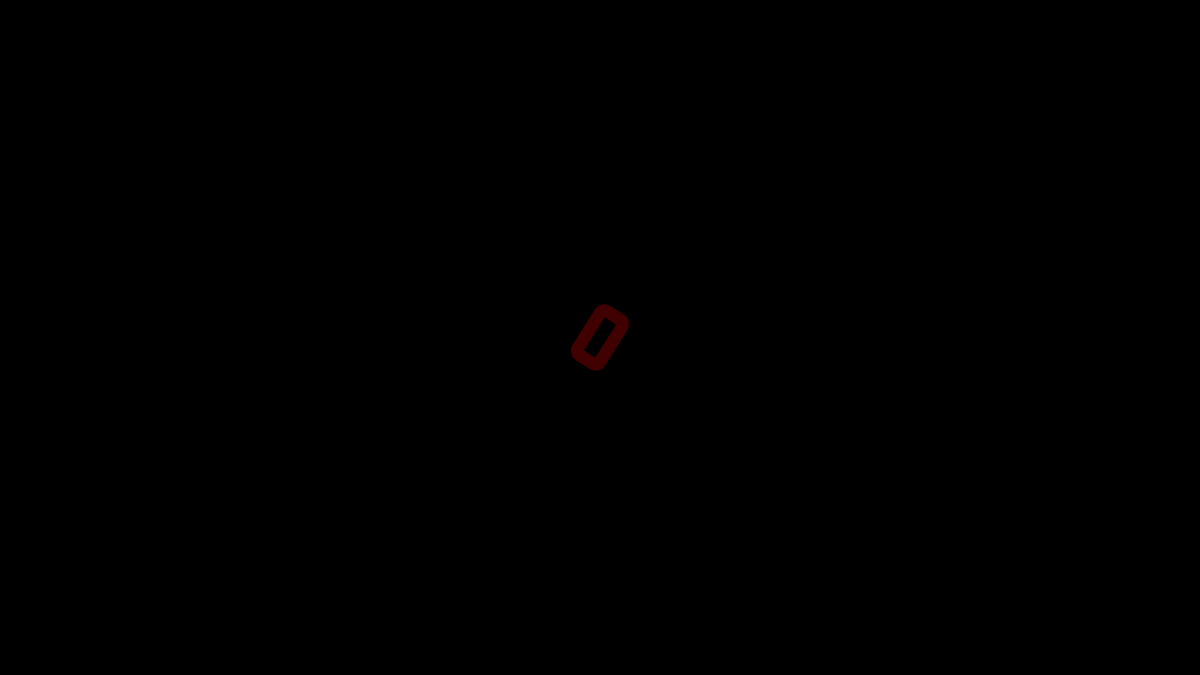
Frame 1 (no input)
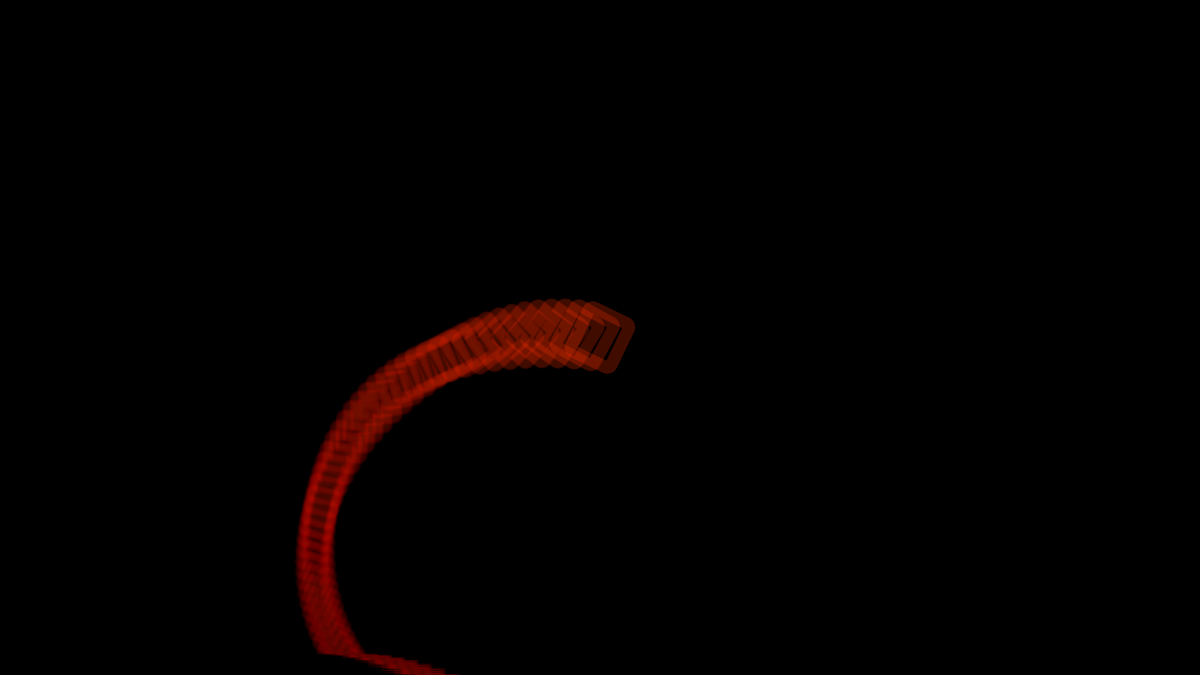
Frame 60 (no input)
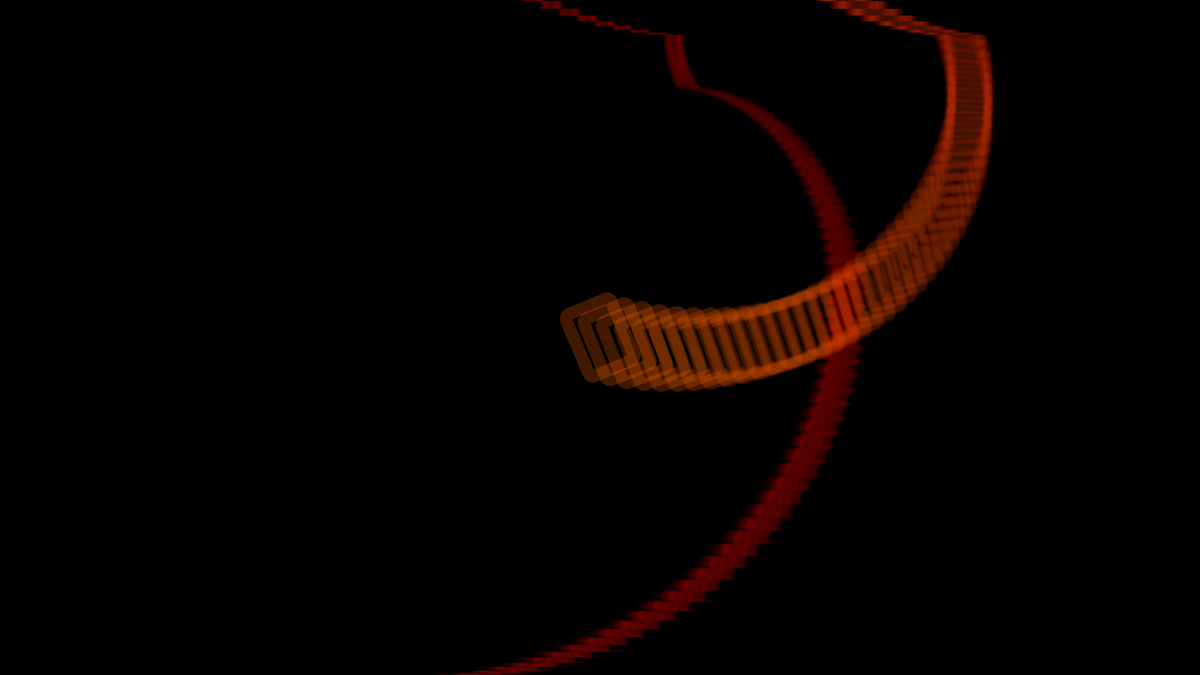
Frame 120 (the mouse pressed at the canvas centre since frame 60)

The p5.js sketch that drew these frames (run headless with seeded random() and noise() and a simulated clock; from frame 60 on, the mouse is pressed at the canvas centre):

// p5.js sketch
// ── sketch.js
/*
Author: Project Somedays
Date: 2024-04-18
Title: #WCCChallenge 2024 Week 15 - Feedback

Made for Sableraph's weekly creative coding challenges, reviewed Sundays on https://www.twitch.tv/sableraph
Join The Birb's Nest Discord community! https://discord.gg/S8c7qcjw2b

Decided to keep it incredibly minimal this week - thought I'd take advantage of the artefacts at the edges
Call it a Bob Ross happy accident!

Thanks to Aaron Reuland (a_ soluble_fish) for the excellent tutorial https://openprocessing.org/sketch/2239520 apparently on Mastadon? Never heard of it https://mstdn.social/@AaronReuland
Drawing the canvas back to itself on a doppler spiral

Doppler spiral function comes from Wolfram Alpha: https://mathworld.wolfram.com/DopplerSpiral.html
*/

const dopplerSpiral = (a, b, t) => createVector(a * (b * t + t * cos(t)), a * t * sin(t));
const noiseProgRate = 200;
const colourProgRate = 0.2;
let dopplerA, dopplerB;
let xOff, yOff, aOff;

function setup() {
  createCanvas(1920, 1080);
  noFill();
  rectMode(CENTER);
  imageMode(CENTER);
  colorMode(HSB, 360, 100, 100, 100);
  pixelDensity(1);

  strokeWeight(20);
  background(0);
  dopplerA = random(0.1, 2);
  dopplerB = random(0.01, 0.1);
  xOff = random(1000);
  yOff = random(1000);
  aOff = random(1000);
}

function draw() {
  let g = get();
  let t = 0.5 * (sin(radians(frameCount / 10)) + 1) * 10 * TWO_PI;
  let p = dopplerSpiral(dopplerA, dopplerB, t);
  let x = map(noise(frameCount / noiseProgRate + xOff), 0, 1, 0.01 * width, 0.1 * width);
  let y = map(noise(frameCount / noiseProgRate + yOff), 0, 1, 0.01 * width, 0.1 * width);
  let a = map(noise(frameCount / noiseProgRate + aOff), 0, 1, -TWO_PI, TWO_PI);
  stroke(colourProgRate * frameCount % 360, 100, 100, 25);

  push();
  translate(width / 2, height / 2);
  image(g, p.x / 2, p.y / 2, width * 0.99, height * 0.99);
  rotate(a);
  rect(0, 0, x, y, 0.1 * x, 0.1 * x);
  pop();

}
